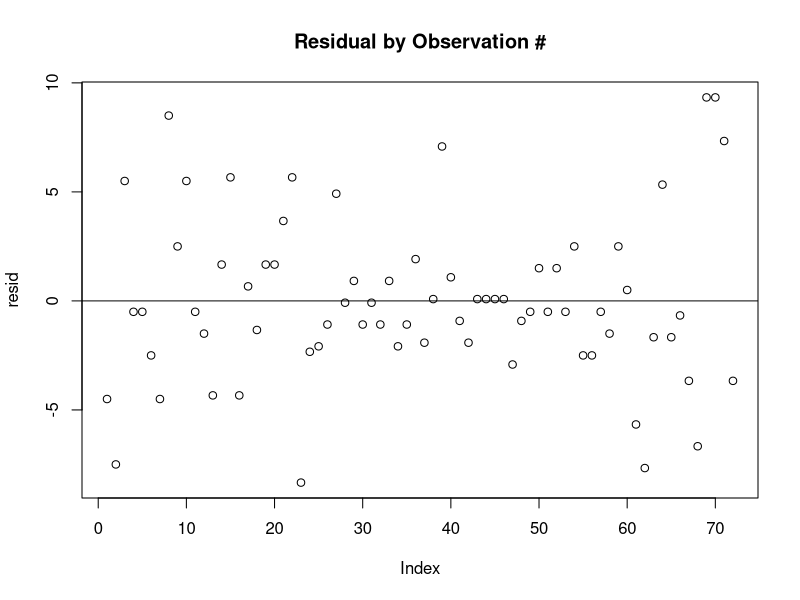
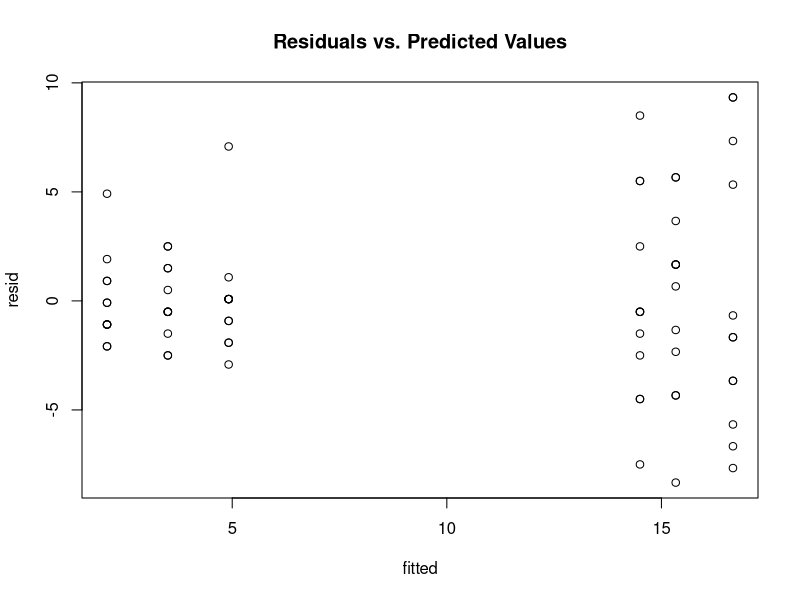
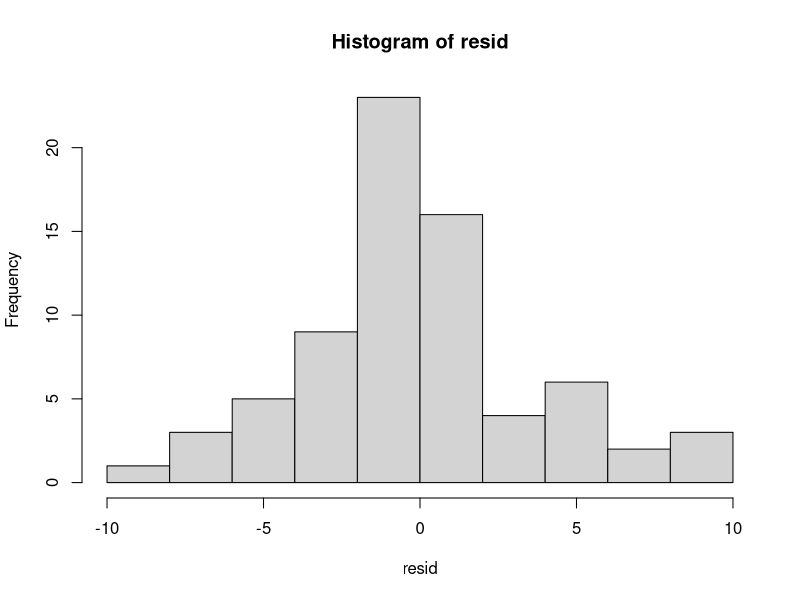

Write R code to recreate these figures, in order. (Note: this script raises an error after producing the figures.)
# BANA 6043: Regression - Dummy Variables
# Week 6 Lecture
# 
# Author: Matt Risley
#
# Date: Feb-2019


# set up ------------------------------------------------------------------

#install.packages('lmtest')
#install.packages('tseries')
library(lmtest)
library(tseries)

df <- InsectSprays

class(df$spray)
#factors can easily be worked into a regression as dummy variables


# regression --------------------------------------------------------------

r <- lm(count ~ spray, data=df)
summary(r)


# test residuals

resid <- r$residuals


plot(resid, main = "Residual by Observation #")
abline(h=0)


mean(resid) #close to zero
lmtest::dwtest(r)
lmtest::bgtest(r, order = 1)
lmtest::bgtest(r, order = 2)


fitted <- r$fitted.values


plot(fitted, resid, main="Residuals vs. Predicted Values")
#larger variance in residuals for larger fitted values

lmtest::bptest(r)
#heteroskedastic

hist(resid)
#pretty normal

tseries::jarque.bera.test(resid)
#normal


# dummy variable interpretation -------------------------------------------

#manually create a single dummy variable

n <- nrow(df)

for (i in 1:n) {
  s1[i] = if (df$spray[i]=='A') 1 else 2
}

s1

r <- lm(count ~ s1, data=df)
summary(r)

new <- data.frame(s1 = c(1, 2))
predict(r, new)

alpha <- as.vector(r$coef[1]) 
beta <- as.vector(r$coef[2])

# by hand
s1 = 1
y1 = alpha+beta #don't need the one

s2 = 2
y2 = alpha+beta*2

y1; y2


# only use 0 and 1
n <- nrow(df)

for (i in 1:n) {
  s1[i] = if (df$spray[i]=='A') 1 else 0
}

s1

r <- lm(count ~ s1, data=df)
summary(r)

alpha <- as.vector(r$coef[1]) 
beta <- as.vector(r$coef[2])

new <- data.frame(s1 = c(1, 0))
predict(r, new)
#same, but:

# by hand
s1 = 1
y1 = alpha+beta #don't need the one

s2 = 0
y2 = alpha #don't need beta 

y1; y2

# so, when we have dummy variables that are 0 or 1:

# intercept represents the "base" where the dummy variable = 0
# when spray <> 1, the expected count = 8.5

# beta represents difference between the two levels
# "spray 1 has 6 more insect counts than other sprays"



# transformation with more normal residuals -------------------------------

r <- lm(count^(1/2) ~ spray, data=df)
summary(r)

# test residuals

resid <- r$residuals

plot(resid, main = "Residual by Observation #")
abline(h=0)

mean(resid) #close to zero
lmtest::dwtest(r)
lmtest::bgtest(r, order = 1)
lmtest::bgtest(r, order = 2)


fitted <- r$fitted.values

plot(fitted, resid, main="Residuals vs. Predicted Values")
#larger variance in residuals for larger fitted values

lmtest::bptest(r)
#homoroskedastic

hist(resid)
#pretty normal

tseries::jarque.bera.test(resid)
#normal


